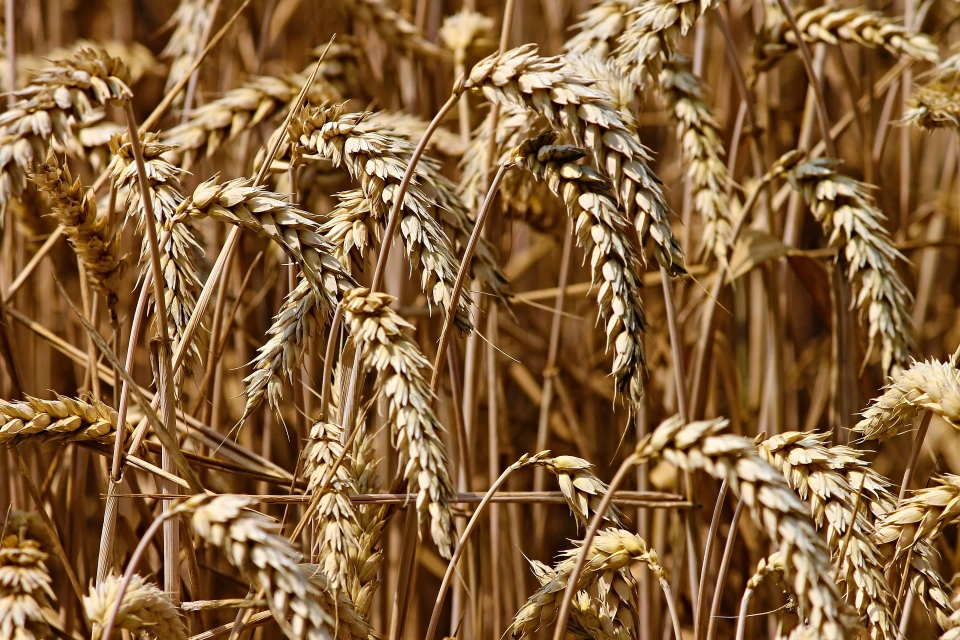
#> input picture Study/Namgwang/복습/wheal.webp, 1920 x 1280 px (shown at 1/2 size)
$ python exer_img3.py
#> lines starting #> are read from the running program, lines starting #| are printed output that depends on the picture
# 14. 배열 병합 연습

import cv2
import numpy as np
import pandas as pd
# [140 lines of commented-out code are left out]
img = cv2.imread("wheal.webp", cv2.IMREAD_COLOR)
#> img is the input picture: shape (1280, 1920, 3); mean B, G, R 59.5, 99.1, 135.1
h, w, c = img.shape
#> h = 1280; w = 1920; c = 3

print(h,w)  # 1280, 1920
#| 1280 1920
src_array = np.array([[0,0],[w,0],[w,h],[0,h]], np.float32)
dst_array = np.array([[300,200],[400,200],[500,500],[200,500]], np.float32)

per_mat = cv2.getPerspectiveTransform(src_array, dst_array)

per_mat = cv2.getPerspectiveTransform(dst_array, src_array)
per = cv2.warpPerspective(img, per_mat, (w,h))
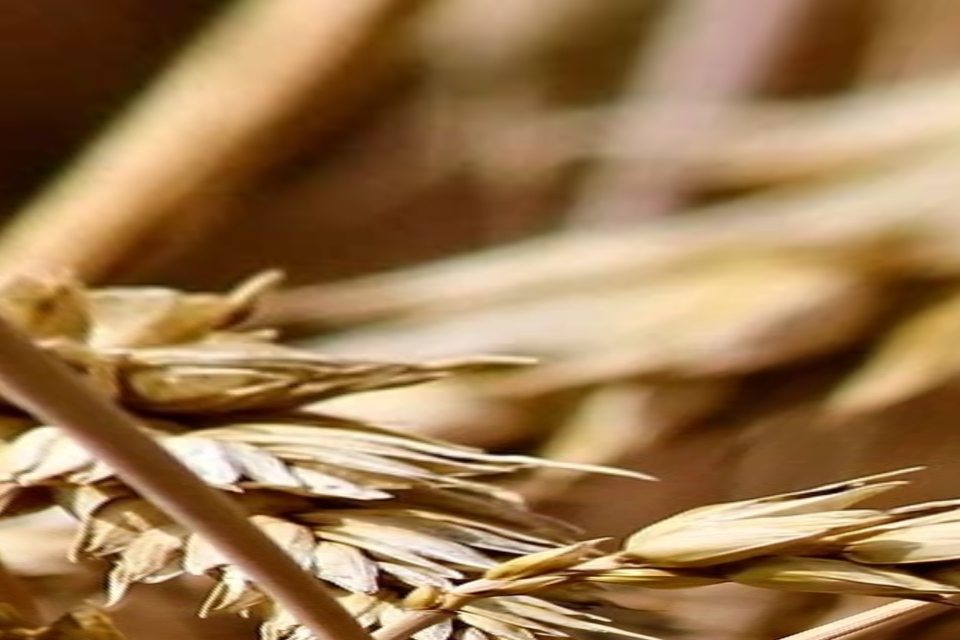
#> per: shape (1280, 1920, 3) (shown at 1/2 size); mean B, G, R 80.3, 120.5, 155

cv2.imshow("per", per)
cv2.waitKey()
cv2.destroyAllWindows()

$ run again, with Study/Namgwang/복습/tomato.webp copied over Study/Namgwang/복습/wheal.webp
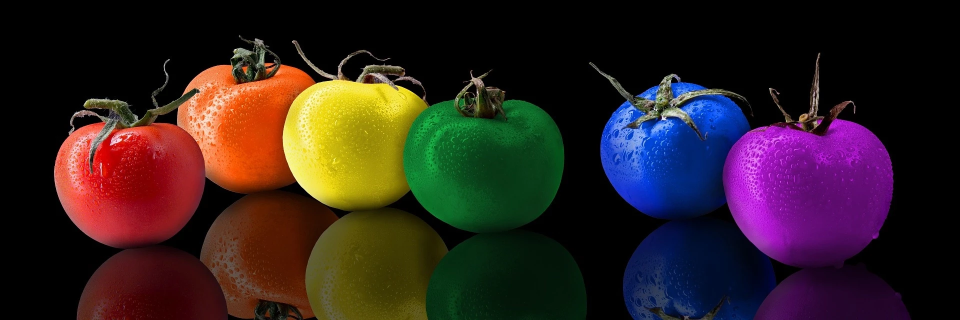
#> input picture Study/Namgwang/복습/tomato.webp, 1920 x 640 px (shown at 1/2 size)
#> img is the input picture: shape (640, 1920, 3); mean B, G, R 31.8, 32.8, 48.3
#| 640 1920
#> `per = cv2.warpPerspective(img, per_mat, (w,h))`:
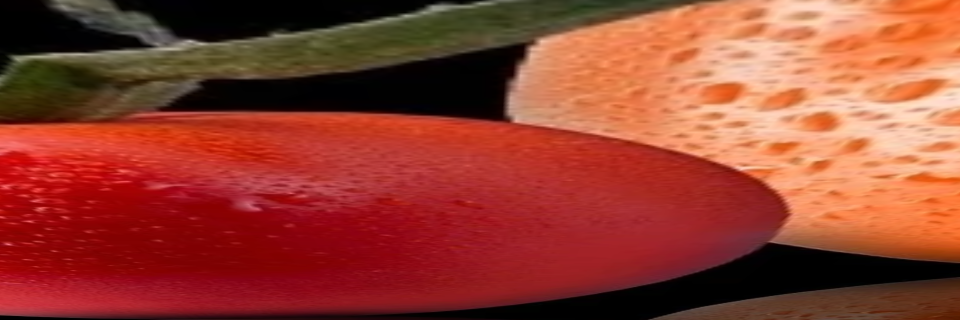
#> per: shape (640, 1920, 3) (shown at 1/2 size); mean B, G, R 47.7, 63, 147.4

$ run again, with Study/Namgwang/복습/craw.webp copied over Study/Namgwang/복습/wheal.webp
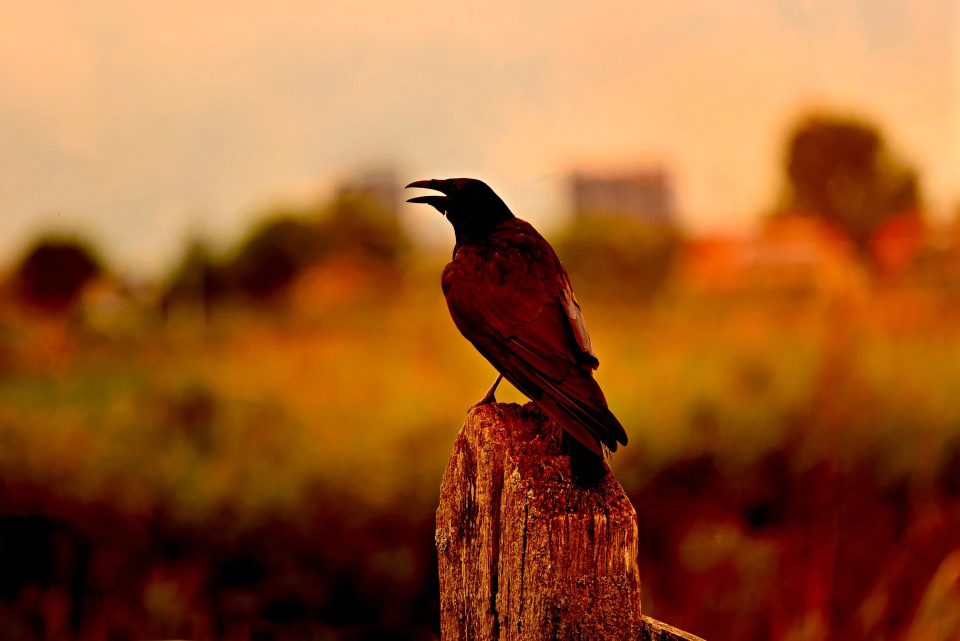
#> input picture Study/Namgwang/복습/craw.webp, 1920 x 1281 px (shown at 1/2 size)
#> img is the input picture: shape (1281, 1920, 3); mean B, G, R 46.2, 92.6, 155
#| 1281 1920
#> `per = cv2.warpPerspective(img, per_mat, (w,h))`:
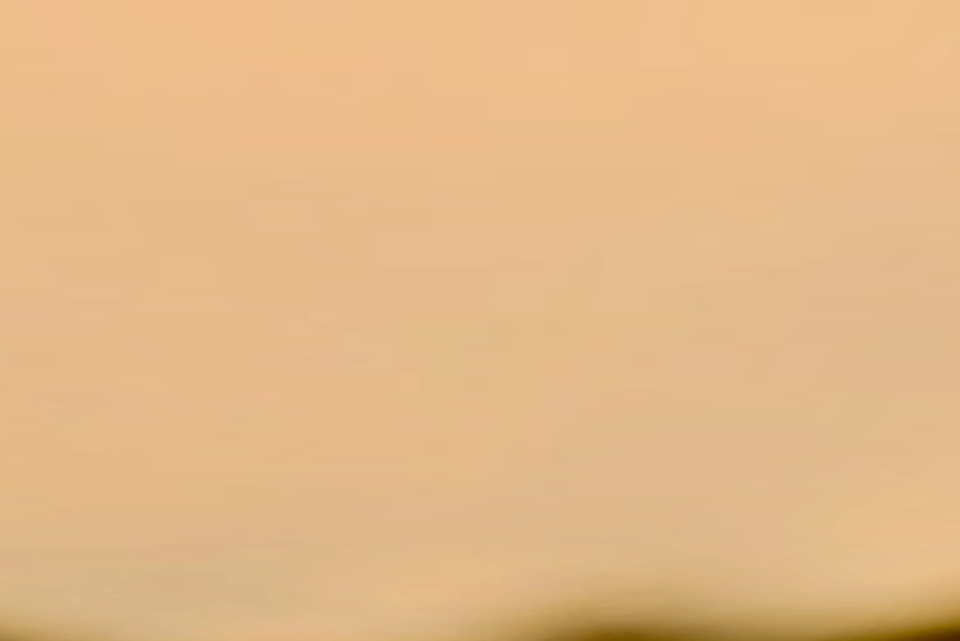
#> per: shape (1281, 1920, 3) (shown at 1/2 size); mean B, G, R 137.6, 185.4, 227.6
